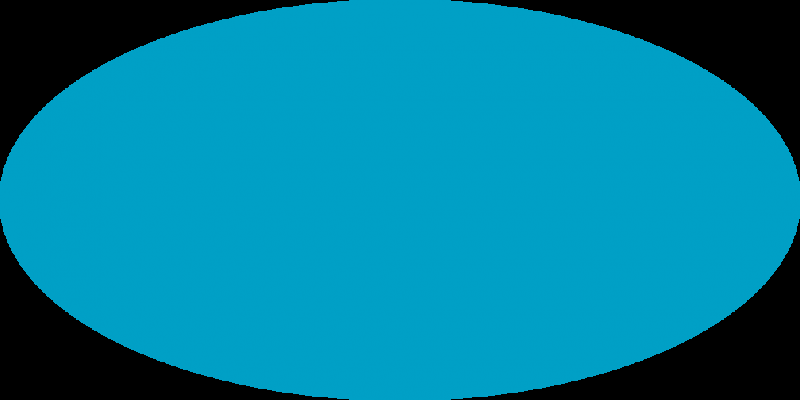
#> input picture ballshadow/oval.png, 800 x 400 px
$ jupyter execute stuff2.ipynb
#> lines starting #> are read from the running program, lines starting #| are printed output that depends on the picture; after the words box and inside, x2 and y2 are one past the last pixel; in counts of white or black regions, pixels touching at a corner belong together
[cell 1]
import cv2
import numpy as np
import matplotlib.pyplot as plt

class FindOriginalBall:
    # make a better name lol
    # test this with images with more noise in it
    def __init__(self, img):
        self.img = cv2.imread(img)
        self.gray = cv2.cvtColor(self.img, cv2.COLOR_BGR2GRAY)

    def _find_ellipses(self, threshold = 0):

        # Threshold the image set between 0(high tolerance) and 255(low tolerance) 255 makes it harder to find elipses
        ret, thresh = cv2.threshold(self.gray, threshold, 255, 0)

        # Find contours
        contours, _ = cv2.findContours(thresh, cv2.RETR_EXTERNAL, cv2.CHAIN_APPROX_SIMPLE)

        # Check if contours are found
        if len(contours) != 0:
            # Iterate through contours
            for cont in contours:
                if len(cont) < 5:
                    break
                # Fit ellipse to contour
                ellipse = cv2.fitEllipse(cont)
                return ellipse  # Return the first fitted ellipse
        return None


    def _create_ellipse(self,img, ellipse):
        # Draw ellipse on image
        img_with_ellipse = cv2.ellipse(img.copy(), ellipse, (0, 255, 0), 2)

        # Get center coordinates of the ellipse
        center = (int(ellipse[0][0]), int(ellipse[0][1]))

        # Draw black dot at the center
        cv2.circle(img_with_ellipse, center, 5, (0, 0, 0), -1)  # -1 to fill the circle

        return img_with_ellipse


    def _generate_major_axis_points(self, ellipse, num_points=100):
        # Unpack ellipse parameters
        center, (semi_major, semi_minor), angle = ellipse

        # Convert angle to radians
        angle_rad = np.deg2rad(90-angle)

        # Calculate endpoints of major axis
        major_axis_end1 = (center[0] + semi_major * np.cos(angle_rad), center[1] - semi_major * np.sin(angle_rad))
        major_axis_end2 = (center[0] - semi_major * np.cos(angle_rad), center[1] + semi_major * np.sin(angle_rad))

        # Generate points along the major axis
        t = np.linspace(0, 1, num_points)
        major_axis_points = (1 - t[:, None]) * major_axis_end1 + t[:, None] * major_axis_end2

        return major_axis_points


    def _valid_point(self,ellipse, point1, point2):
        major_axis_points = self._generate_major_axis_points(ellipse)
        p1 = np.array(point1)
        p2 = np.array(point2)

        # Calculate distances from each point to major axis
        dist1 = np.min(np.linalg.norm(major_axis_points-p1, axis=1))
        dist2 = np.min(np.linalg.norm(major_axis_points-p2, axis=1))


        # Determine which point is closer to major axis
        if dist1 < dist2:
            return point1[1]
        else:
            return point2[1]


    def graph_to_original(self, xdir=1):

        # Find ellipse
        ellipse = self._find_ellipses()
        circle = self.calculate_original(ellipse,xdir)
        circleellipse = (circle[0],(circle[1]*2,circle[1]*2),0)
        # Draw ellipse on original image
        if ellipse is not None:
            img1 = self._create_ellipse(self.img,ellipse)
            fin_image = self._create_ellipse(img1, circleellipse)

            # Convert BGR image to RGB (matplotlib uses RGB)
            fin_image_rgb = cv2.cvtColor(fin_image, cv2.COLOR_BGR2RGB)

            # Display the image with ellipse using matplotlib
            plt.imshow(fin_image_rgb)

            plt.axis('off')  # Turn off axis
            plt.show()
        else:
            print("No ellipse found.")


    def calculate_original(self, ellipse = None, xdir=1):
        if not ellipse:
            ellipse = self._find_ellipses()
        if ellipse:
            x1, y1 = ellipse[0]
            alpha = 90 - ellipse[2] # switch to x axis
            s,l = ellipse[1]
            x2 = x1 + (l/2-s/2)*np.cos(np.radians(alpha)) * xdir
            y2_1 = y1 + (l/2-s/2)*np.sin(np.radians(alpha)) * xdir
            y2_2 = y1 + (l/2-s/2)*np.sin(np.radians(alpha)) * -xdir
            y2 = self._valid_point(ellipse,[x2,y2_1],[x2,y2_2])

            # equations were found on paper 5
            return ((int(x2),int(y2)),int(s/2))
        return (0,0),0

[cell 2]
oval = FindOriginalBall('oval.png')
#> in __init__, self.img is the input picture: shape (400, 800, 3); mean B, G, R 156.5, 126.4, 0
#> in __init__, `self.gray = cv2.cvtColor(self.img, cv2.COLOR_BGR2GRAY)`:
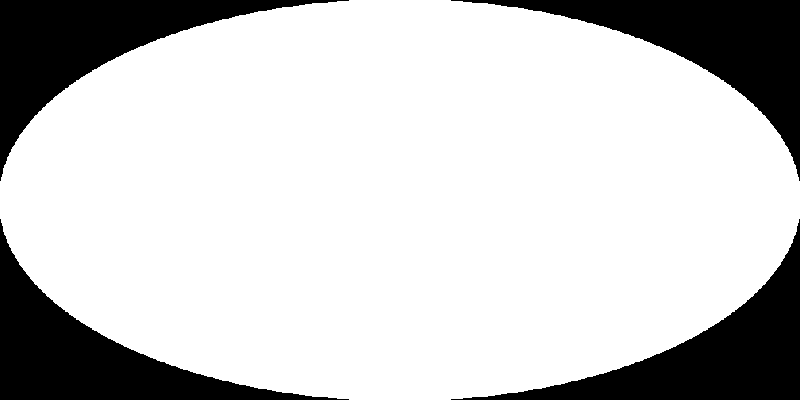
#> self.gray: shape (400, 800); values 0 (black) and 116 (white), 79.2% white; 4 black regions, box (x1, y1, x2, y2) and area: (451, 0, 800, 181) 16638, (0, 0, 349, 181) 16637, (0, 219, 349, 400) 16637, (451, 219, 800, 400) 16637

[cell 3]
oval.calculate_original()
#> in _find_ellipses, `ret, thresh = cv2.threshold(self.gray, threshold, 255, 0)`: thresh: shape (400, 800); 79.2% white; 4 black regions
#> in _find_ellipses, `contours, _ = cv2.findContours(thresh, cv2.RETR_EXTERNAL, cv2.CHAIN_AP..`: contours = 1 contour; box (x1, y1, x2, y2) and area: (0, 0, 800, 400) 252536
#> the loop in _find_ellipses, `for cont in contours:` made 1 pass
#> ellipse on pass 1: ((399.5, 199.5), (401.3, 802.1), 90)
#> in calculate_original, `ellipse = self._find_ellipses()`: ellipse = ((399.5, 199.5), (401.3, 802.1), 90)
#> in calculate_original, `x1, y1 = ellipse[0]`: x1 = 399.5; y1 = 199.5
#> in calculate_original, `alpha = 90 - ellipse[2]`: alpha = -6.87e-05
#> in calculate_original, `s,l = ellipse[1]`: s = 401.3; l = 802.1
#> in calculate_original, `x2 = x1 + (l/2-s/2)*np.cos(np.radians(alpha)) * xdir`: x2 = 599.9
#> in calculate_original, `y2_1 = y1 + (l/2-s/2)*np.sin(np.radians(alpha)) * xdir`: y2_1 = 199.5
#> in _generate_major_axis_points, `center, (semi_major, semi_minor), angle = ellipse`: center = (399.5, 199.5); semi_major = 401.3; semi_minor = 802.1; angle = 90
#> in _generate_major_axis_points, `angle_rad = np.deg2rad(90-angle)`: angle_rad = -1.2e-06
#> in _generate_major_axis_points, `major_axis_end1 = (center[0] + semi_major * np.cos(angle_rad), center[..`: major_axis_end1 = (800.8, 199.5)
#> in _generate_major_axis_points, `major_axis_end2 = (center[0] - semi_major * np.cos(angle_rad), center[..`: major_axis_end2 = (-1.75, 199.5)
#> in _generate_major_axis_points, `major_axis_points = (1 - t[:, None]) * major_axis_end1 + t[:, None] * ..`: major_axis_points = 100 pairs, first value -1.75 to 800.8, second value 199.5 to 199.5
#> in _valid_point, `p1 = np.array(point1)`: p1 = [599.9, 199.5]
#> in _valid_point, `dist1 = np.min(np.linalg.norm(major_axis_points-p1, axis=1))`: dist1 = 1.82
#> in calculate_original, `y2 = self._valid_point(ellipse,[x2,y2_1],[x2,y2_2])`: y2 = 199.5

[cell 4]
oval.graph_to_original(xdir=1)
#> in graph_to_original, `ellipse = self._find_ellipses()`: ellipse = ((399.5, 199.5), (401.3, 802.1), 90)
#> in graph_to_original, `circle = self.calculate_original(ellipse,xdir)`: circle = ((599, 199), 200)
#> in graph_to_original, `circleellipse = (circle[0],(circle[1]*2,circle[1]*2),0)`: circleellipse = ((599, 199), (400, 400), 0)
#> in _create_ellipse, `center = (int(ellipse[0][0]), int(ellipse[0][1]))`: center = (399, 199)
#> in _create_ellipse, `cv2.circle(img_with_ellipse, center, 5, (0, 0, 0), -1)`: img_with_ellipse: shape (400, 800, 3); mean B, G, R 154.1, 128.8, 0
#> in _create_ellipse (call 2), `cv2.circle(img_with_ellipse, center, 5, (0, 0, 0), -1)`: img_with_ellipse: shape (400, 800, 3); mean B, G, R 153.1, 130.7, 0

[cell 5]
test = FindOriginalBall('black.png')
#> call 2 of __init__, with img = 'black.png'
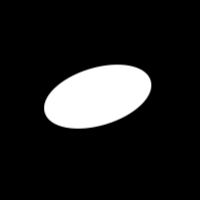
#> input picture ballshadow/black.png, 200 x 200 px
#> in __init__, self.img is the input picture: shape (200, 200, 3); min 0, max 255, mean 32

[cell 6]
test.graph_to_original(xdir=1)
#> call 3 of _find_ellipses, with threshold = 0
#> in _find_ellipses (call 3), `ret, thresh = cv2.threshold(self.gray, threshold, 255, 0)`:
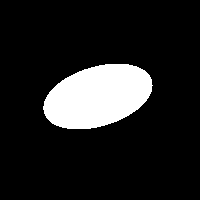
#> thresh: shape (200, 200); 13.2% white; 1 white region
#> in _find_ellipses (call 3), `contours, _ = cv2.findContours(thresh, cv2.RETR_EXTERNAL, cv2.CHAIN_AP..`: contours = 1 contour; box (x1, y1, x2, y2) and area: (43, 64, 153, 129) 5164
#> the loop in _find_ellipses (call 2), `for cont in contours:` made 1 pass
#> ellipse on pass 1: ((97.42, 96.02), (58.8, 112.1), 73.26)
#> call 3 of _create_ellipse, with ellipse = ((97.42, 96.02), (58.8, 112.1), 73.26)
#> in _create_ellipse (call 3), `center = (int(ellipse[0][0]), int(ellipse[0][1]))`: center = (97, 96)
#> in _create_ellipse (call 3), `cv2.circle(img_with_ellipse, center, 5, (0, 0, 0), -1)`:
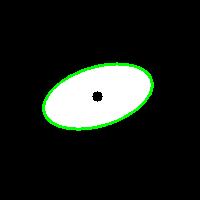
#> img_with_ellipse: shape (200, 200, 3); mean B, G, R 29.8, 35.1, 29.8
#> call 4 of _create_ellipse, with ellipse = ((122, 88), (58, 58), 0)
#> in _create_ellipse (call 4), `center = (int(ellipse[0][0]), int(ellipse[0][1]))`: center = (122, 88)
#> in _create_ellipse (call 4), `cv2.circle(img_with_ellipse, center, 5, (0, 0, 0), -1)`:
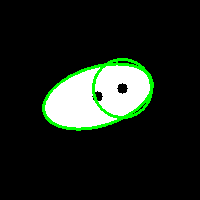
#> img_with_ellipse: shape (200, 200, 3); mean B, G, R 28.1, 36.1, 28.1

[cell 7]
test.calculate_original()

[cell 8]
test2 = FindOriginalBall('black2.png')
#> call 3 of __init__, with img = 'black2.png'
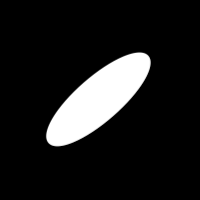
#> input picture ballshadow/black2.png, 200 x 200 px
#> in __init__, self.img is the input picture: shape (200, 200, 3); min 0, max 255, mean 29.8
test2.graph_to_original(xdir=-1)
#> in _find_ellipses (call 5), `ret, thresh = cv2.threshold(self.gray, threshold, 255, 0)`:
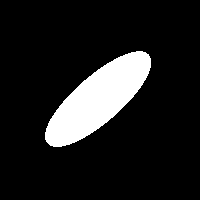
#> thresh: shape (200, 200); 12.4% white; 1 white region
#> in _find_ellipses (call 5), `contours, _ = cv2.findContours(thresh, cv2.RETR_EXTERNAL, cv2.CHAIN_AP..`: contours = 1 contour; box (x1, y1, x2, y2) and area: (45, 51, 151, 147) 4820
#> the loop in _find_ellipses (call 3), `for cont in contours:` made 1 pass
#> ellipse on pass 1: ((97.75, 98.69), (45.87, 134.4), 48.9)
#> in _create_ellipse (call 5), `img_with_ellipse = cv2.ellipse(img.copy(), ellipse, (0, 255, 0), 2)`:
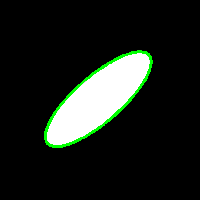
#> img_with_ellipse: shape (200, 200, 3); mean B, G, R 28.1, 33.6, 28.1
#> in _create_ellipse (call 5), `center = (int(ellipse[0][0]), int(ellipse[0][1]))`: center = (97, 98)
#> in _create_ellipse (call 5), `cv2.circle(img_with_ellipse, center, 5, (0, 0, 0), -1)`:
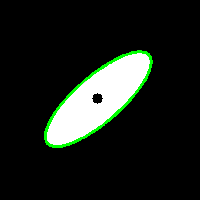
#> img_with_ellipse: shape (200, 200, 3); 0.2% of pixels changed, all inside (x1, y1, x2, y2) = (92, 93, 103, 104)
#> in _create_ellipse (call 6), `center = (int(ellipse[0][0]), int(ellipse[0][1]))`: center = (64, 127)
#> in _create_ellipse (call 6), `cv2.circle(img_with_ellipse, center, 5, (0, 0, 0), -1)`:
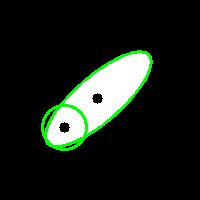
#> img_with_ellipse: shape (200, 200, 3); mean B, G, R 26.1, 33.9, 26.1
